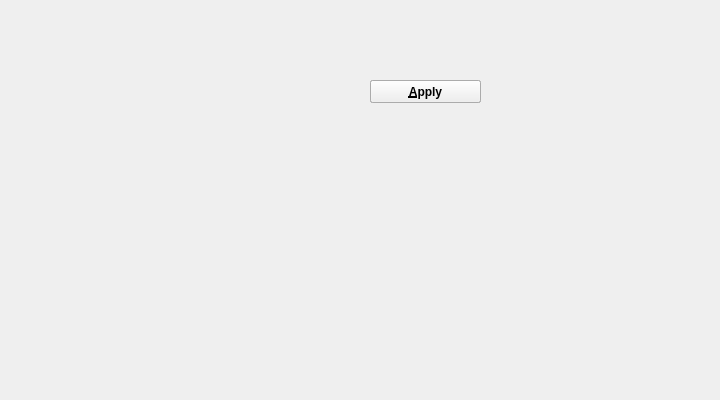
<?xml version="1.0" encoding="UTF-8"?>
<ui version="4.0">
 <class>LUAEditorSettingsDialog</class>
 <widget class="QDialog" name="LUAEditorSettingsDialog">
  <property name="geometry">
   <rect>
    <x>0</x>
    <y>0</y>
    <width>720</width>
    <height>400</height>
   </rect>
  </property>
  <property name="sizePolicy">
   <sizepolicy hsizetype="Preferred" vsizetype="Preferred">
    <horstretch>0</horstretch>
    <verstretch>0</verstretch>
   </sizepolicy>
  </property>
  <property name="windowTitle">
   <string>Settings</string>
  </property>
  <widget class="AzToolsFramework::ReflectedPropertyEditor" name="propertyEditor" native="true">
   <property name="geometry">
    <rect>
     <x>0</x>
     <y>0</y>
     <width>100</width>
     <height>30</height>
    </rect>
   </property>
   <property name="styleSheet">
    <string notr="true">QLabel{font-size: 13px;}
</string>
   </property>
  </widget>
  <widget class="QPushButton" name="cancelButton">
   <property name="enabled">
    <bool>true</bool>
   </property>
   <property name="geometry">
    <rect>
     <x>370</x>
     <y>80</y>
     <width>111</width>
     <height>23</height>
    </rect>
   </property>
   <property name="font">
    <font>
     <weight>75</weight>
     <bold>true</bold>
    </font>
   </property>
   <property name="text">
    <string>&amp;Cancel</string>
   </property>
   <property name="toolTip">
    <string>Cancel changes and close</string>
   </property>
   <property name="autoDefault">
    <bool>false</bool>
   </property>
  </widget>
  <widget class="QPushButton" name="saveButton">
   <property name="enabled">
    <bool>true</bool>
   </property>
   <property name="geometry">
    <rect>
     <x>370</x>
     <y>80</y>
     <width>111</width>
     <height>23</height>
    </rect>
   </property>
   <property name="font">
    <font>
     <weight>75</weight>
     <bold>true</bold>
    </font>
   </property>
   <property name="text">
    <string>&amp;Save</string>
   </property>
   <property name="toolTip">
    <string>Save settings</string>
   </property>
   <property name="autoDefault">
    <bool>false</bool>
   </property>
  </widget>
  <widget class="QPushButton" name="saveCloseButton">
   <property name="enabled">
    <bool>true</bool>
   </property>
   <property name="geometry">
    <rect>
     <x>370</x>
     <y>80</y>
     <width>111</width>
     <height>23</height>
    </rect>
   </property>
   <property name="font">
    <font>
     <weight>75</weight>
     <bold>true</bold>
    </font>
   </property>
   <property name="text">
    <string>Save &amp;&amp; &amp;Close</string>
   </property>
   <property name="toolTip">
    <string>Save settings and close dialog</string>
   </property>
   <property name="autoDefault">
    <bool>false</bool>
   </property>
  </widget>
  <widget class="QPushButton" name="applyButton">
   <property name="enabled">
    <bool>true</bool>
   </property>
   <property name="geometry">
    <rect>
     <x>370</x>
     <y>80</y>
     <width>111</width>
     <height>23</height>
    </rect>
   </property>
   <property name="font">
    <font>
     <weight>75</weight>
     <bold>true</bold>
    </font>
   </property>
   <property name="text">
    <string>&amp;Apply</string>
   </property>
   <property name="toolTip">
    <string>Apply settings without closing</string>
   </property>
   <property name="autoDefault">
    <bool>false</bool>
   </property>
  </widget>
 </widget>
 <customwidgets>
  <customwidget>
   <class>AzToolsFramework::ReflectedPropertyEditor</class>
   <extends>QWidget</extends>
   <header location="global">AzToolsFramework/UI/PropertyEditor/ReflectedPropertyEditor.hxx</header>
   <container>1</container>
  </customwidget>
 </customwidgets>
 <tabstops>
  <tabstop>cancelButton</tabstop>
  <tabstop>saveButton</tabstop>
  <tabstop>saveCloseButton</tabstop>
 </tabstops>
 <resources/>
 <connections/>
</ui>
